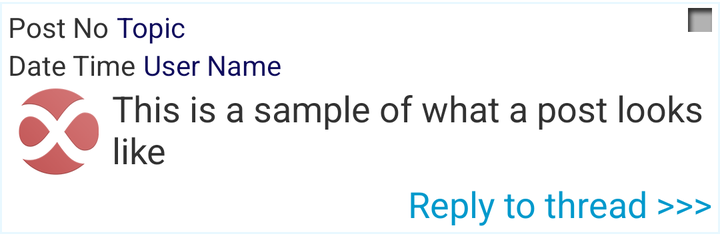
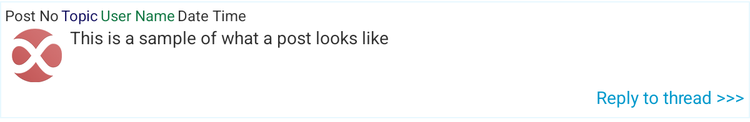

One screen, two layout resources from the same app: the default and the repository's alternative for another configuration. Each is rendered where Android would select it; the XML of both is given below.
<!-- AndroidManifest.xml: application theme AppTheme -->
<!-- res/layout/post_view.xml -->
<RelativeLayout
    xmlns:android="http://schemas.android.com/apk/res/android"
    android:id="@+id/post_view_layout"
    android:layout_width="fill_parent"
    android:layout_height="wrap_content"
    android:layout_marginBottom="@dimen/post_after_padding"
    android:background="@drawable/post_background_stroke"
    android:minHeight="@dimen/post_bar_vertical_margin"
    android:orientation="horizontal"
    android:padding="@dimen/post_bar_small_padding">

    <TextView
        android:id="@+id/tv_postno"
        android:layout_width="wrap_content"
        android:layout_height="wrap_content"
        android:layout_alignParentLeft="false"
        android:layout_alignParentTop="false"
        android:text="@string/post_no_sample_text"
        android:textSize="@dimen/post_header_font_size"
        android:paddingRight="@dimen/post_header_word_spacing" />

    <TextView
        android:id="@+id/tv_topic"
        android:layout_width="wrap_content"
        android:layout_height="wrap_content"
        android:layout_alignParentLeft="false"
        android:layout_alignParentTop="false"
        android:text="@string/post_topic_sample_text"
        android:textColor="@color/topic"
        android:textSize="@dimen/post_header_font_size"
        android:paddingRight="@dimen/post_header_word_spacing"
        android:layout_toRightOf="@+id/tv_postno"
        android:singleLine="true" />

    <TextView
        android:id="@+id/tv_username"
        android:layout_width="wrap_content"
        android:layout_height="wrap_content"
        android:layout_alignParentLeft="false"
        android:layout_alignParentTop="false"
        android:text="@string/post_name_sample_text"
        android:textColor="@color/topic"
        android:textSize="@dimen/post_header_font_size"
        android:singleLine="true"
        android:layout_toRightOf="@+id/tv_datetime"
        android:layout_below="@+id/tv_postno"
        android:paddingLeft="@dimen/post_header_word_spacing" />

    <TextView
        android:id="@+id/tv_datetime"
        android:layout_width="wrap_content"
        android:layout_height="wrap_content"
        android:text="@string/post_date_sample_text"
        android:textSize="@dimen/post_header_font_size"
        android:layout_below="@+id/tv_postno" />

    <TextView
        android:layout_width="wrap_content"
        android:layout_height="wrap_content"
        android:text="@string/post_image_file_name_text"
        android:id="@+id/tv_post_image_filename"
        android:layout_below="@+id/tv_datetime"
        android:textSize="@dimen/post_header_font_size"
        android:visibility="gone"
        android:singleLine="true" />

    <ImageButton
        android:layout_width="@dimen/post_menu_button_size"
        android:layout_height="@dimen/post_menu_button_size"
        android:id="@+id/btn_post_menu"
        android:layout_alignParentTop="true"
        android:layout_alignParentRight="true"
        android:visibility="visible"
        android:singleLine="false"
        android:text="&lt;="
        android:src="@drawable/post_button_menu"
        android:background="@android:color/transparent"
        android:scaleType="fitCenter" />

    <LinearLayout
        android:layout_width="fill_parent"
        android:layout_height="wrap_content"
        android:orientation="horizontal"
        android:layout_below="@+id/tv_post_image_filename"
        android:id="@+id/ll_post_body">

        <ProgressBar
            android:layout_width="wrap_content"
            android:layout_height="wrap_content"
            android:id="@+id/progress_post_image"
            android:visibility="gone" />

        <ImageButton
            android:id="@+id/post_thumbnail"
            android:layout_width="wrap_content"
            android:layout_height="wrap_content"
            android:adjustViewBounds="true"
            android:background="@android:color/transparent"
            android:baselineAlignBottom="false"
            android:clickable="true"
            android:contentDescription="@string/post_thumb_desciption"
            android:cropToPadding="false"
            android:longClickable="false"
            android:scaleType="centerCrop"
            android:src="@drawable/ic_launcher" />

        <TextView
            android:id="@+id/tv_postText"
            android:layout_width="wrap_content"
            android:layout_height="wrap_content"
            android:clickable="true"
            android:paddingLeft="@dimen/post_bar_small_padding"
            android:paddingRight="@dimen/post_bar_small_padding"
            android:text="@string/post_text_sample_text"
            android:textSize="@dimen/post_body_font_size" />

    </LinearLayout>

    <TextView
        android:id="@+id/tv_number_replies"
        android:layout_width="wrap_content"
        android:layout_height="wrap_content"
        android:layout_alignParentBottom="false"
        android:layout_alignParentEnd="false"
        android:layout_alignParentRight="true"
        android:clickable="true"
        android:text="@string/post_view_reply_text"
        android:textColor="@android:color/holo_blue_dark"
        android:textSize="@dimen/replies_text_size"
        android:layout_below="@+id/ll_post_body" />

</RelativeLayout>
<!-- resources referenced by this layout -->
<resources>
  <color name="topic">#0F0C5D</color>
  <dimen name="post_after_padding">2dp</dimen>
  <dimen name="post_bar_small_padding">4dp</dimen>
  <dimen name="post_bar_vertical_margin">96dp</dimen>
  <dimen name="post_body_font_size">18sp</dimen>
  <dimen name="post_header_font_size">14sp</dimen>
  <dimen name="post_header_word_spacing">4dp</dimen>
  <dimen name="post_menu_button_size">12dp</dimen>
  <dimen name="replies_text_size">18sp</dimen>
  <!-- drawable ic_launcher: png bitmap (drawable-hdpi, 8595 bytes) -->
  <!-- drawable post_background_stroke (drawable-hdpi) -->
  <?xml version="1.0" encoding="utf-8"?>
  <layer-list xmlns:android="http://schemas.android.com/apk/res/android" >
      <item>
          <shape
              android:shape="rectangle">
              <stroke android:width="0dp" android:color="#ffffffff" />
              <solid android:color="#59ffffff" />
  
          </shape>
      </item>
  
      <item android:top="1dp" android:bottom="1dp">
          <shape
              android:shape="rectangle">
              <stroke android:width="1dp" android:color="#50b7e9ff" />
              <solid android:color="#00000000" />
          </shape>
      </item>
  
  </layer-list>
  <!-- drawable post_button_menu: png bitmap (drawable-hdpi, 3208 bytes) -->
  <string name="post_date_sample_text">Date Time</string>
  <string name="post_image_file_name_text">exampletext.jpg</string>
  <string name="post_name_sample_text">User Name</string>
  <string name="post_no_sample_text">Post No</string>
  <string name="post_text_sample_text">This is a sample of what a post looks like</string>
  <string name="post_thumb_desciption">Example post thumb description</string>
  <string name="post_topic_sample_text">Topic</string>
  <string name="post_view_reply_text">Reply to thread &gt;&gt;&gt;</string>
  <style name="AppTheme" parent="android:Theme.Holo.Light.DarkActionBar">
          
      </style>
</resources>
<!-- res/layout-large/post_view.xml (the repository's variant of the layout above) -->
<!-- drawn on a 7-inch tablet held upright -->
<RelativeLayout
    xmlns:android="http://schemas.android.com/apk/res/android"
    android:id="@+id/post_view_layout"
    android:layout_width="fill_parent"
    android:layout_height="wrap_content"
    android:layout_marginBottom="@dimen/post_after_padding"
    android:background="@drawable/post_background_stroke"
    android:minHeight="@dimen/post_bar_vertical_margin"
    android:orientation="horizontal"
    android:padding="@dimen/post_bar_small_padding">

    <TextView
        android:id="@+id/tv_postno"
        android:layout_width="wrap_content"
        android:layout_height="wrap_content"
        android:layout_alignParentLeft="false"
        android:layout_alignParentTop="false"
        android:text="@string/post_no_sample_text"
        android:textSize="@dimen/post_header_font_size"
        android:paddingRight="@dimen/post_header_word_spacing" />

    <TextView
        android:id="@+id/tv_topic"
        android:layout_width="wrap_content"
        android:layout_height="wrap_content"
        android:layout_alignParentLeft="false"
        android:layout_alignParentTop="false"
        android:layout_toRightOf="@+id/tv_postno"
        android:text="@string/post_topic_sample_text"
        android:textColor="#0F0C5D"
        android:textSize="@dimen/post_header_font_size"
        android:paddingRight="@dimen/post_header_word_spacing" />

    <TextView
        android:id="@+id/tv_username"
        android:layout_width="wrap_content"
        android:layout_height="wrap_content"
        android:layout_alignParentLeft="false"
        android:layout_alignParentTop="false"
        android:text="@string/post_name_sample_text"
        android:textColor="#ff117743"
        android:textSize="@dimen/post_header_font_size"
        android:layout_toRightOf="@+id/tv_topic"
        android:paddingRight="@dimen/post_header_word_spacing" />

    <TextView
        android:id="@+id/tv_datetime"
        android:layout_width="wrap_content"
        android:layout_height="wrap_content"
        android:layout_toRightOf="@+id/tv_username"
        android:text="@string/post_date_sample_text"
        android:textSize="@dimen/post_header_font_size" />

    <TextView
        android:layout_width="wrap_content"
        android:layout_height="wrap_content"
        android:text="@string/post_image_file_name_text"
        android:id="@+id/tv_post_image_filename"
        android:layout_below="@+id/tv_datetime"
        android:textSize="@dimen/post_header_font_size"
        android:visibility="gone" />

    <LinearLayout
        android:orientation="horizontal"
        android:layout_width="wrap_content"
        android:layout_height="wrap_content"
        android:id="@+id/ll_post_replies"
        android:layout_alignParentTop="true"
        android:layout_alignParentRight="true"></LinearLayout>

    <LinearLayout
        android:layout_width="fill_parent"
        android:layout_height="wrap_content"
        android:orientation="horizontal"
        android:layout_below="@+id/tv_post_image_filename"
        android:id="@+id/ll_post_body">

        <ProgressBar
            android:layout_width="wrap_content"
            android:layout_height="wrap_content"
            android:id="@+id/progress_post_image"
            android:visibility="gone" />

        <ImageButton
            android:id="@+id/post_thumbnail"
            android:layout_width="wrap_content"
            android:layout_height="wrap_content"
            android:adjustViewBounds="true"
            android:background="@android:color/transparent"
            android:baselineAlignBottom="false"
            android:clickable="true"
            android:contentDescription="@string/post_thumb_desciption"
            android:cropToPadding="false"
            android:longClickable="false"
            android:scaleType="centerCrop"
            android:src="@drawable/ic_launcher" />

        <TextView
            android:id="@+id/tv_postText"
            android:layout_width="wrap_content"
            android:layout_height="wrap_content"
            android:clickable="true"
            android:paddingLeft="@dimen/post_bar_small_padding"
            android:paddingRight="@dimen/post_bar_small_padding"
            android:text="@string/post_text_sample_text"
            android:textSize="@dimen/post_body_font_size" />

    </LinearLayout>

    <TextView
        android:id="@+id/tv_number_replies"
        android:layout_width="wrap_content"
        android:layout_height="wrap_content"
        android:layout_alignParentBottom="false"
        android:layout_alignParentEnd="false"
        android:layout_alignParentRight="true"
        android:clickable="true"
        android:text="@string/post_view_reply_text"
        android:textColor="@android:color/holo_blue_dark"
        android:textSize="@dimen/omitted_replies_text_size"
        android:layout_below="@+id/ll_post_body" />

</RelativeLayout>
<!-- resources referenced by the variant -->
<!-- as a 7-inch tablet held upright resolves them -->
<resources>
  <!-- from res/values-large/ -->
  <dimen name="post_after_padding">2dp</dimen>
  <!-- from res/values-large/ -->
  <dimen name="post_bar_small_padding">4dp</dimen>
  <!-- from res/values-large/ -->
  <dimen name="post_bar_vertical_margin">96dp</dimen>
  <!-- from res/values-large/ -->
  <dimen name="post_body_font_size">14sp</dimen>
  <!-- from res/values-large/ -->
  <dimen name="post_header_font_size">12sp</dimen>
  <!-- from res/values-large/ -->
  <dimen name="post_header_word_spacing">2dp</dimen>
  <!-- drawable ic_launcher: png bitmap (drawable-hdpi, 8595 bytes) -->
  <!-- drawable post_background_stroke (drawable-hdpi) -->
  <?xml version="1.0" encoding="utf-8"?>
  <layer-list xmlns:android="http://schemas.android.com/apk/res/android" >
      <item>
          <shape
              android:shape="rectangle">
              <stroke android:width="0dp" android:color="#ffffffff" />
              <solid android:color="#59ffffff" />
  
          </shape>
      </item>
  
      <item android:top="1dp" android:bottom="1dp">
          <shape
              android:shape="rectangle">
              <stroke android:width="1dp" android:color="#50b7e9ff" />
              <solid android:color="#00000000" />
          </shape>
      </item>
  
  </layer-list>
  <string name="post_date_sample_text">Date Time</string>
  <string name="post_image_file_name_text">exampletext.jpg</string>
  <string name="post_name_sample_text">User Name</string>
  <string name="post_no_sample_text">Post No</string>
  <string name="post_text_sample_text">This is a sample of what a post looks like</string>
  <string name="post_thumb_desciption">Example post thumb description</string>
  <string name="post_topic_sample_text">Topic</string>
  <string name="post_view_reply_text">Reply to thread &gt;&gt;&gt;</string>
  <style name="AppTheme" parent="android:Theme.Holo.Light.DarkActionBar">
          
      </style>
</resources>
